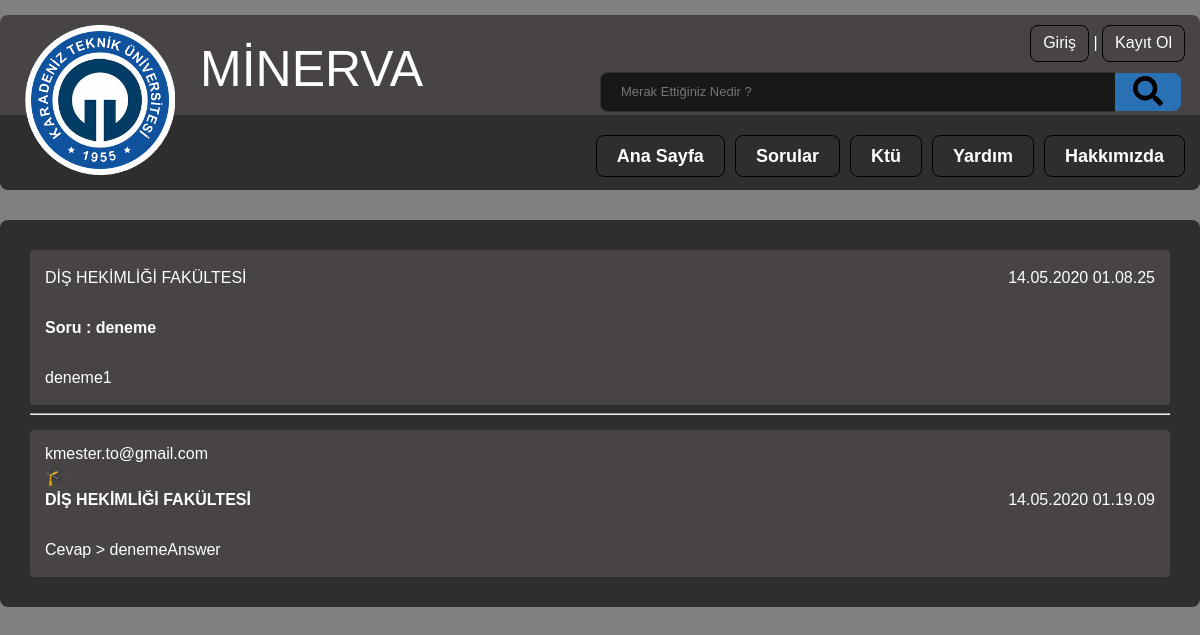
Page /cevaplar.php?id=1 on the committed database.
### tables this page shows
CREATE TABLE `tablefaculty` (
  `id` int(11) UNSIGNED NOT NULL,
  `fName` varchar(200) NOT NULL,
  `adress` varchar(255) NOT NULL
);

CREATE TABLE `tablequestion` (
  `id` int(10) UNSIGNED NOT NULL,
  `questionerid` int(10) UNSIGNED NOT NULL,
  `question` varchar(250) NOT NULL,
  `time` varchar(19) NOT NULL,
  `faculty` int(10) UNSIGNED NOT NULL,
  `userType` int(1) UNSIGNED NOT NULL,
  `qmsg` varchar(250) NOT NULL
);

CREATE TABLE `tableanswer` (
  `id` int(10) UNSIGNED NOT NULL,
  `answererid` int(11) NOT NULL,
  `questionid` int(11) NOT NULL,
  `answer` varchar(250) NOT NULL,
  `time` varchar(19) NOT NULL,
  `userType` int(1) UNSIGNED NOT NULL
);

CREATE TABLE `tablestudent` (
  `id` int(11) UNSIGNED NOT NULL,
  `Semail` varchar(50) NOT NULL,
  `Spassword` varchar(32) NOT NULL,
  `time` varchar(19) NOT NULL,
  `activationcode` varchar(32) NOT NULL,
  `activation` int(1) NOT NULL DEFAULT 0,
  `facultyId` int(11) UNSIGNED NOT NULL DEFAULT 0
);

### ErrorLog.php (called while the page is built, shortened)
<?php
class ErrorLog
{
    private static $errorInstance = null;
    public static function getErrorInstance()
    {
        if (static::$errorInstance == null)
            static::$errorInstance = new ErrorLog();
        return static::$errorInstance;
    }
}

### AllConnections.php (called while the page is built, shortened)
<?php
require_once("TableStudent.php");
require_once ("TableFac.php");
require_once ("TableQuestion.php");
require_once ("TableAnswer.php");
$tableStudent = new TableStudent("tablestudent");
$tableFac = new TableFac("tablefaculty");
$tableQuestions = new TableQuestion("tablequestion");
$tableAnswers = new TableAnswer("tableanswer");

### TableQuestion.php (called while the page is built, shortened)
<?php
require_once("ErrorLog.php");
class TableQuestion implements ITable
{
    private $tableName;
    private $connection;
    public function __construct($tableName)
    {
        $this->tableName = $tableName;
    }
    public function setDbConnection(PDO $dbConnection)
    {
        $this->connection = $dbConnection;
    }
    public function getQuestionId($id){
        $query = $this->connection->prepare("Select * from " . $this->tableName . " WHERE id=?");
        $query->execute(array($id));
        if ($query->rowCount() > 0) {
            $resut = $query->fetch(PDO::FETCH_ASSOC);
            return $resut;
        }
    }
}

### TableFac.php (called while the page is built, shortened)
<?php
require_once("ErrorLog.php");
class TableFac implements ITable
{
    private $tableName;
    private $connection;
    public function __construct($tableName)
    {
        $this->tableName = $tableName;
    }
    public function setDbConnection(PDO $dbConnection)
    {
        $this->connection = $dbConnection;
    }
    public function getFacultyId($id){
        $query = $this->connection->prepare("Select * from " . $this->tableName . " WHERE id=?");
        $query->execute(array($id));
        if ($query->rowCount() > 0) {
            $resut = $query->fetch(PDO::FETCH_ASSOC);
            return $resut;
        }
        else{
            echo "ERROOOOOOOOOOOOOOOOOOOOO";
        }
    }
}

### TableAnswer.php (called while the page is built, shortened)
<?php
require_once("ErrorLog.php");
class TableAnswer implements ITable
{
    private $tableName;
    private $connection;
    public function __construct($tableName)
    {
        $this->tableName = $tableName;
    }
    public function setDbConnection(PDO $dbConnection)
    {
        $this->connection = $dbConnection;
    }
    public function getAllQuestionAnswer($questionid)
    {
        $query = $this->connection->prepare("Select * from " . $this->tableName . " WHERE questionid=?");
        $query->execute(array($questionid));
        if ($query->rowCount() > 0) {
            $resut = $query->fetchAll(PDO::FETCH_ASSOC);
            return $resut;
        }
    }
}

### TableStudent.php (called while the page is built, shortened)
<?php
require_once("ErrorLog.php");
class TableStudent implements ITable
{
    private $tableName;
    private $connection = null;
    public function __construct($tableName)
    {
        $this->tableName = $tableName;
    }
    public function setDbConnection(PDO $dbConnection)
    {
        $this->connection = $dbConnection;
    }
    public function getStudent(int $id)
    {
        $query = $this->connection->prepare("Select * from " . $this->tableName . " WHERE id=?");
        $query->execute(array($id));
        if ($query->rowCount() > 0) {
            $resut = $query->fetch(PDO::FETCH_ASSOC);
            return $resut;
        }
    }
}

### cevaplar.php (the view, shortened to what this page needs)
<?php
$eklenemedi = 'none';
require_once ("AllConnections.php");
if(isset($_GET["id"])){
    $questionId = $_GET["id"];
    $lastId = $tableQuestions->getLastId();
    $allAnswers = null;
    if ($questionId<=$lastId){
        $allAnswers = $tableAnswers->getAllQuestionAnswer($questionId);
        $question = $tableQuestions->getQuestionId($questionId);
        $questionFacultyId = $question["faculty"];
        $facultyInfo = $tableFac->getFacultyId($questionFacultyId);
        $facultyName = $facultyInfo["fName"];
    }else{
        header('Location:sorular.php');
    }
}
else{
    header('Location:sorular.php');
}
    echo'
    <!DOCTYPE html>
    <html lang="tr-TR" style="position: relative; background-color: grey;">
        <head>
            <meta charset="UTF-8">
            <link rel="stylesheet" type="text/css" href="genel.css">
        </head>
        <body>
            <div class="page">
                <header>
                    <div style="width: 100%; height: 100px; background-color: #484444;border-radius: 8px 8px 0px 0px;">
                        <a href="index.php"><img src="image/ktulogo.png" style="width: 150px;height: 150px;position: absolute;padding-top: 10px;padding-left: 25px;"></a>
                        <a style="padding-left: 200px;padding-top: 25px;font-size: 50px;position: absolute;color: white;"href="index.php">MİNERVA</a>
                        <div class="user-bar" style="display:';if (isset($_SESSION["kadi"])){echo"block"; }else{echo"none";} echo'">
                            <a type="button"  class="user-button" href="profil.php">Profil</a>
                            <a> | </a>
                            <a type="button" class="user-button" href="index.php?cikis=cikis">Çıkış</a>
                        </div>
                        <div class="user-bar" style="display:';if (isset($_SESSION["kadi"])){echo"none"; }else{echo"block";} echo '" >
                            <a type="button"  href="kayit.php?durum=giris" class="user-button">Giriş</a>
                            <a>  |  </a>
                            <a type="button" class="user-button" href="kayit.php?durum=kayit">Kayıt Ol</a>
                        </div>
                        <form action="sorular.php" method = "POST" class="user-bar">
                            <div style="width: 600px;">
                                <input type="text" name="arama" style="font-size: 13px;" class="search-bar" placeholder="Merak Ettiğiniz Nedir ?">
                            </div>
                            <button type="submit" class="search-button" name="aramaButton">
                                <img style="width: 30px; padding: 2px;" src="image/search-solid.svg">
                            </button>
                        </form>
                    </div>
                    <div style="width: 100%; height: 75px; background-color: #302D2D;border-radius: 0px 0px 8px 8px;">
                        <div class="menu-bar">
                            <ul class="menu">
                                <li><a href="index.php?durum=hakkimizda">Hakkımızda</a></li>
                                <li><a href="index.php?durum=yardim">Yardım</a></li>
                                <li><a href="index.php?durum=ktu">Ktü</a></li>
                                <li><a href="sorular.php">Sorular</a></li>
                                <li><a href="index.php?durum=minerva">Ana Sayfa</a></li>
                            </ul>
                        </div>
                    </div>
                </header>
                <div class="cont" style="border-radius: 8px 8px 8px 8px;">
                    <span style="display: '.$eklenemedi.';"><p class="zorunlu">Yorumunuz Eklenirken Bir Hata Oluştu</p></span>
                    <div class="yorum" style="margin-top: 0px;">
                        <label class="yorum-p">'.$facultyName.'</label>
                        <label class="yorum-p" style="float: right;">'.$question["time"].'</label>
                        <p class="yorum-p" style="font-weight: 700;"><br>Soru  : '.$question["question"].'</p>
                        <p class="yorum-p"><br>'.$question["qmsg"].'</p>
                    </div>
                    <hr/>
                    ';
                            if($allAnswers != null){
                                foreach ($allAnswers as $answer){
                                    $userType = $answer["userType"];
                                    $answererEmail = null;
                                    $answererFaculty = null;
                                    if ($userType == 0){
                                        $answererInfos = $tableAnon->getAnon($answer["answererid"]);
                                        $answererEmail = $answererInfos ["Aemail"];
                                    }else{
                                        $answererInfos = $tableStudent->getStudent($answer["answererid"]);
                                        $answererEmail = $answererInfos ["Semail"];
                                        $facultyId = $answererInfos["facultyId"];
                                        $answererFacultyInfos = $tableFac->getFacultyId($facultyId);
                                        $answererFaculty = $answererFacultyInfos["fName"];
                                    }
                                    $textAnswer = $answer["answer"];
                                    $answerTime = $answer["time"];
                                    echo'<div class="yorum">
                                    <label>'.$answererEmail.'</label>
                                    <label style="font-size: 20px;display:'; if ($answererFaculty != 0){echo"block"; }else{echo"none";} echo';"> 🎓 </label><label class="yorum-p" style="font-weight: 650;">'; if ($answererFaculty != 0){echo $answererFaculty;} else{ echo("Anonim");} echo '</label>
                                    <label class="yorum-p" style="float: right;">'.$answerTime.'</label>
                                    <p class="yorum-p"><br>Cevap > '.$textAnswer.'</p>
                                </div>';
                                }
                            }
                            else{
                            }
                    echo'
                    <div style="display: ';if (isset($_SESSION["kadi"])){echo"block"; }else{echo"none";} echo'" class="cont">
                        <form action="cevaplar.php?id='.$questionId.'" method="POST">
                            <textarea name="textarea-yorum"></textarea>
                            <input type="submit" name="textarea-yorum-button" value="Kaydet" class="user-button" style="margin-top:-10px">
                        </form>
                    </div>
                </div>
            </div>
        </body>
    </html>
';?>

### genel.css (style rules this page uses)
html, body, div, span, applet, object, iframe, h1, h2, h3, h4, h5, h6, p, blockquote, pre, a, abbr, acronym, address, big, cite, code,del, dfn, em, font, img, ins, kbd, q, s, samp, small, strike, sub, sup, tt, var, b, u, i, center,dl, dt, dd, ol, ul, li,fieldset, form, label, legend,table, caption, tbody, tfoot, thead, tr { margin: 0; padding: 0; border: 0; outline: 0; }
body { padding-top: 15px; padding-bottom: 5px; width: 100%; height: auto; font-family: 'Titillium Web',sans-serif; font-style: normal; color: white; margin-bottom: 0px; }
.page { width: 1200px; margin-left: auto; margin-right: auto; }
.menu-bar { height: auto; width: auto; padding-left: 15px; padding: 0; margin: 0; }
.menu { position: relative; float: right; list-style: none; padding-top: 15px; padding-right: 10px; }
.menu>li { float: right; display: block; border: solid 1px black; margin: 5px; padding: 10px 0px 10px 0px; border-radius: 8px; }
.menu>li>a { font-size: 18px; font-weight: 700; color: #fff; padding: 23px 20px; line-height: 20px; position: relative; }
a { text-decoration: none; color: white; }
.user-bar { float: right; margin-right: 15px; padding-top: 10px; position: relative; }
.user-button { display: inline-block; color: #fff; background: #484444; padding: 6px 12px; margin-bottom: 0px; text-align: center; border-radius: 8px; font-size: 16px; font-weight: 400; line-height: 1.42857143; border: solid 1px black; }
.cont { width: 100%; padding: 30px; box-sizing: border-box; background: #302D2D; margin: 30px auto; }
.search-bar { width: 79%; float: left; background: #181818; border: solid 1px #343434; height: 38px; line-height: 38px; font-size: 14px; color: #acacac; font-family: 'Titillium Web',sans-serif; border-radius: 8px 0 0 8px; padding: 0 20px; border-right: none; position: relative; outline: none; margin-left: 15px; }
.search-button { width: 66px; height: 38px; line-height: 38px; background: #2A70B5; border: none; color: #fff; border-radius: 0 8px 8px 0; margin-top: 1px; outline: none; }
.yorum { background-color: #484444; padding: 15px; margin-top: 15px; position: relative; border-radius: 4px; }
.yorum-p { font-size:16px; word-wrap: break-word; line-height: 25px; }

### rows in the picture
tablefaculty: fName "DİŞ HEKİMLİĞİ FAKÜLTESİ"
tablequestion: time "14.05.2020 01.08.25", question "deneme", qmsg "deneme1"
tableanswer: tablestudent.Semail "kmester.to@gmail.com", tablefaculty.fName "DİŞ HEKİMLİĞİ FAKÜLTESİ", time "14.05.2020 01.19.09", answer "denemeAnswer"
